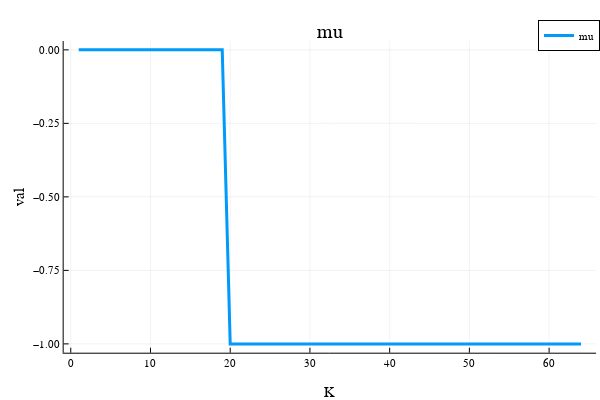

Notebook source saved alongside this figure:
### Code cell
x = 1:opt.K
plot(x, problem.μ, label="mu", linewidth=3)
plot!(xlabel="K", ylabel="val")  
title!("mu")

### Figure 1 — Plotly figure (JSON) as saved in the notebook; plotly's stock layout.template omitted (floating-point values rounded to 4 significant figures)
{"data": [{"colorbar": {"title": {"text": ""}}, "legendgroup": "mu", "line": {"color": "rgba(0, 154, 250, 1.000)", "dash": "solid", "shape": "linear", "width": 3}, "mode": "lines", "name": "mu", "showlegend": true, "type": "scatter", "x": [1, 2, 3, 4, 5, 6, 7, 8, 9, 10, 11, 12, 13, 14, 15, 16, 17, 18, 19, 20, 21, 22, 23, 24, 25, 26, 27, 28, 29, 30, 31, 32, 33, 34, 35, 36, 37, 38, 39, 40, 41, 42, 43, 44, 45, 46, 47, 48, 49, 50, 51, 52, 53, 54, 55, 56, 57, 58, 59, 60, 61, 62, 63, 64], "xaxis": "x", "y": [0, 0, 0, 0, 0, 0, 0, 0, 0, 0, 0, 0, 0, 0, 0, 0, 0, 0, 0, -1, -1, -1, -1, -1, -1, -1, -1, -1, -1, -1, -1, -1, -1, -1, -1, -1, -1, -1, -1, -1, -1, -1, -1, -1, -1, -1, -1, -1, -1, -1, -1, -1, -1, -1, -1, -1, -1, -1, -1, -1, -1, -1, -1, -1], "yaxis": "y", "zmax": null, "zmin": null}], "layout": {"annotations": [{"font": {"color": "rgba(0, 0, 0, 1)", "family": "sans-serif", "size": 20}, "rotation": 0, "showarrow": false, "text": "mu", "x": 0.5498, "xanchor": "center", "xref": "paper", "y": 1, "yanchor": "top", "yref": "paper"}], "height": 400, "legend": {"bgcolor": "rgba(255, 255, 255, 1.000)", "bordercolor": "rgba(0, 0, 0, 1)", "borderwidth": 1, "font": {"color": "rgba(0, 0, 0, 1)", "family": "sans-serif", "size": 11}, "title": {"font": {"color": "rgba(0, 0, 0, 1)", "family": "sans-serif", "size": 15}, "text": ""}, "tracegroupgap": 0, "traceorder": "normal", "x": 1, "xanchor": "auto", "y": 1, "yanchor": "auto"}, "margin": {"b": 20, "l": 0, "r": 0, "t": 20}, "paper_bgcolor": "rgba(255, 255, 255, 1.000)", "plot_bgcolor": "rgba(255, 255, 255, 1.000)", "showlegend": true, "width": 600, "xaxis": {"anchor": "y", "domain": [0.1061, 0.9934], "gridcolor": "rgba(0, 0, 0, 0.1)", "gridwidth": 0.5, "linecolor": "rgba(0, 0, 0, 1)", "mirror": false, "range": [-0.89, 65.89], "showgrid": true, "showline": true, "showticklabels": true, "tickangle": 0, "tickcolor": "rgb(0, 0, 0)", "tickfont": {"color": "rgba(0, 0, 0, 1)", "family": "sans-serif", "size": 11}, "tickmode": "array", "ticks": "inside", "ticktext": ["0", "10", "20", "30", "40", "50", "60"], "tickvals": [0, 10, 20, 30, 40, 50, 60], "title": {"font": {"color": "rgba(0, 0, 0, 1)", "family": "sans-serif", "size": 15}, "text": "K"}, "type": "linear", "visible": true, "zeroline": false, "zerolinecolor": "rgba(0, 0, 0, 1)"}, "yaxis": {"anchor": "x", "domain": [0.07581, 0.9415], "gridcolor": "rgba(0, 0, 0, 0.1)", "gridwidth": 0.5, "linecolor": "rgba(0, 0, 0, 1)", "mirror": false, "range": [-1.03, 0.03], "showgrid": true, "showline": true, "showticklabels": true, "tickangle": 0, "tickcolor": "rgb(0, 0, 0)", "tickfont": {"color": "rgba(0, 0, 0, 1)", "family": "sans-serif", "size": 11}, "tickmode": "array", "ticks": "inside", "ticktext": ["−1.00", "−0.75", "−0.50", "−0.25", "0.00"], "tickvals": [-1, -0.75, -0.5, -0.25, 0], "title": {"font": {"color": "rgba(0, 0, 0, 1)", "family": "sans-serif", "size": 15}, "text": "val"}, "type": "linear", "visible": true, "zeroline": false, "zerolinecolor": "rgba(0, 0, 0, 1)"}}}
